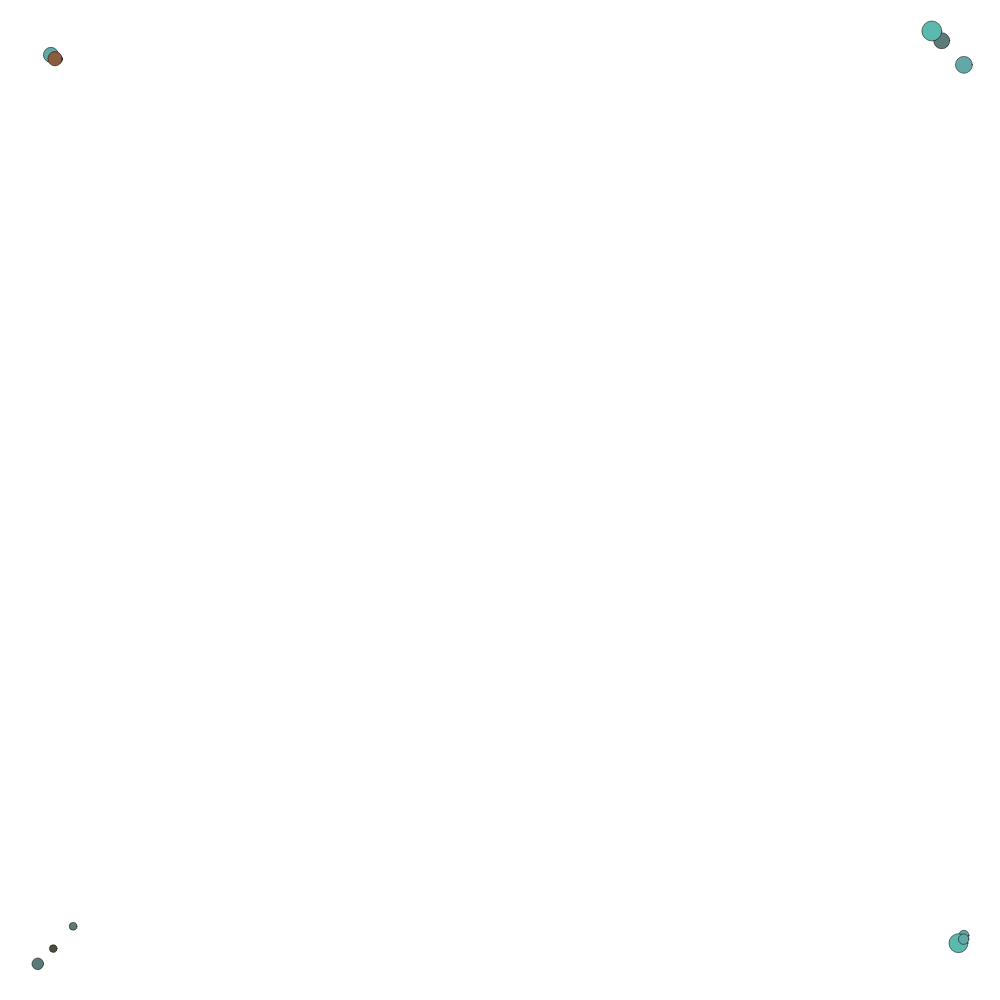
Frame 1 (no input)
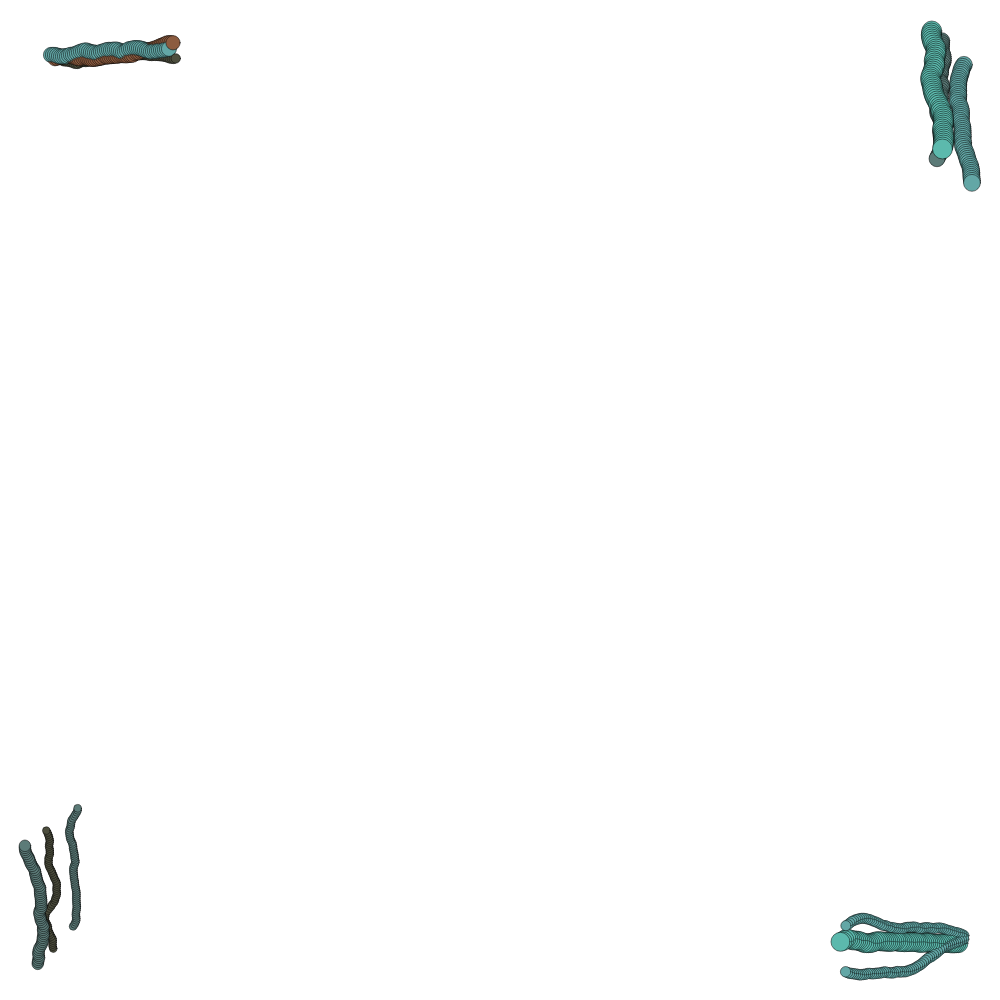
Frame 60 (no input)
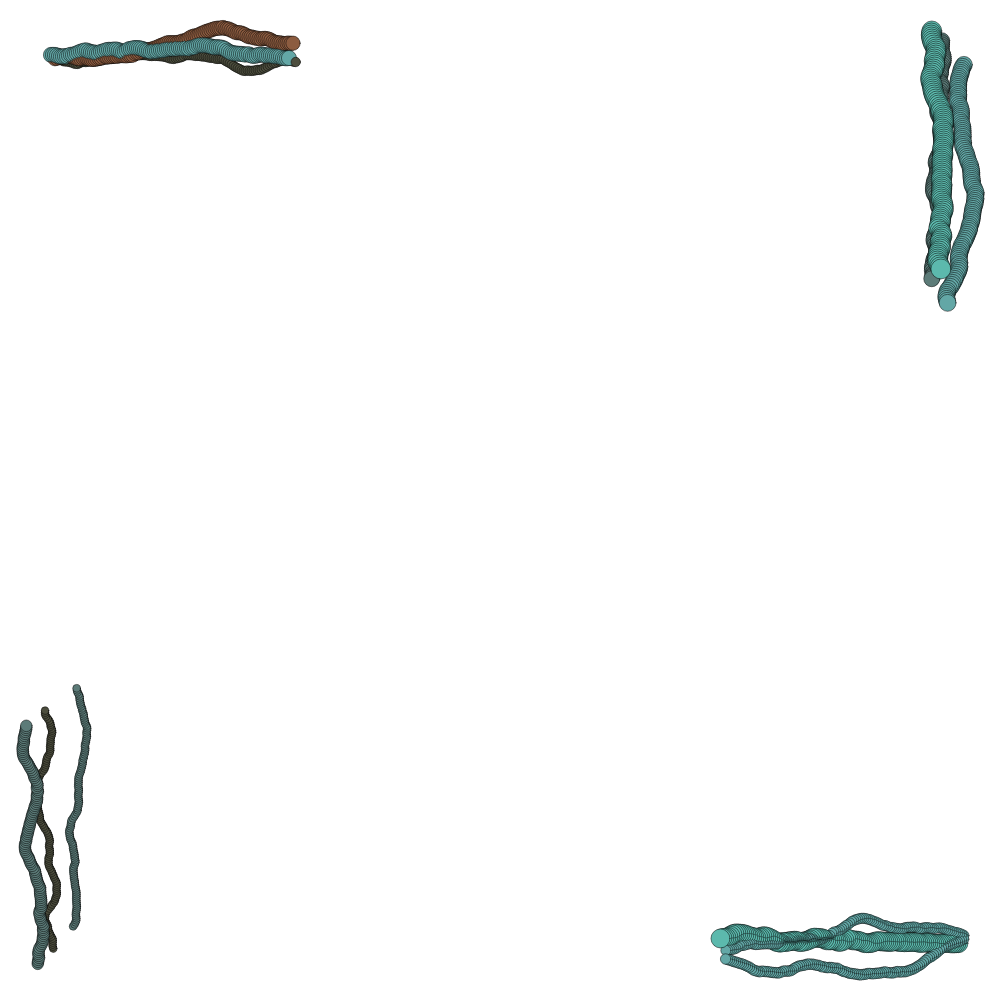
Frame 120 (the mouse pressed at the canvas centre since frame 60)

The p5.js sketch that drew these frames (run headless with seeded random() and noise() and a simulated clock; from frame 60 on, the mouse is pressed at the canvas centre):

// p5.js sketch
// ── sketch.js
let BORDER_WIDTH = 100;
// let divTest = document.querySelector("#myDiv");
// let colorList = ['#11393B', '#194431', '#89B173', '#F0E6AB', '#F0D17F'];
let colorList = ['#8C5C40', '#4D4E3E', '#5C7B78', '#63A7A6', '#5CB9AD'];

let test = [];

function setup() {
  // var myCanvas = createCanvas(innerHeight, innerWidth);
  // myCanvas.parent("myDiv")
  createCanvas(1000, 1000);

  background(0,0,0,0);

  for (let i = 0; i < 12; i++) {
    test[i] = new snake(floor(random(0,4)), random(0, 100), colorList[floor(random(0, 5))]);
  }
  x = 0
  noiseDetail(8, .5)
}

function draw() {
  for (let i = 0; i < test.length; i++) {
    test[i].update();
  }
}


class snake {
  constructor(direction, seed, color) {
    this.directions = ["RIGHT", "DOWN", "LEFT", "UP"];

    this.noiseIncrement = seed;
    this.bendTime = noise(seed) * BORDER_WIDTH;
    this.direction = direction;
    this.seed = seed
    this.color = color;
    this.radius = random(5, 20);
    strokeWeight(0.5);

    switch (this.directions[this.direction]) {
      case "RIGHT":
        this.x = noise(seed) * BORDER_WIDTH;
        this.y = 0;
        break;
      case "LEFT":
        this.y = 0;
        this.x = width - noise(seed) * BORDER_WIDTH;
        break;
      case "UP":
        this.x = 0;
        this.y = height - noise(seed) * BORDER_WIDTH;
        break;
      case "DOWN":
        this.x = 0;
        this.y = noise(seed) * BORDER_WIDTH;;
        break;

      default:
        this.x = 0;
        this.y = 0;
    }

  }

  update() {
    switch (this.directions[this.direction]) {
      case "RIGHT":
        this.x += 2;
        this.noiseIncrement += 0.01;
        this.y = noise(this.noiseIncrement + 0.01) * BORDER_WIDTH;
        fill(this.color);
        ellipse(this.x, this.y, this.radius);

        if (this.x > (width - BORDER_WIDTH + this.bendTime)) {
          this.y--;
          this.direction = (this.direction + 1) % 4;
          this.noiseIncrement = this.seed;
        }
        break;

      case "DOWN":
        fill(this.color);
        this.y += 2;
        this.noiseIncrement += 0.01;
        this.x = noise(this.noiseIncrement + 0.01) * BORDER_WIDTH + width - BORDER_WIDTH;
        ellipse(this.x, this.y, this.radius);

        if (this.y > (height - BORDER_WIDTH + this.bendTime)) {
          this.x--;
          this.direction = (this.direction + 1) % 4;
          this.noiseIncrement = this.seed;
        }
        break;

      case "LEFT":
        fill(this.color);
        this.x -= 2;
        this.noiseIncrement += 0.01;
        this.y = noise(this.noiseIncrement + 0.01) * BORDER_WIDTH + width - BORDER_WIDTH;
        ellipse(this.x, this.y, this.radius);

        if (this.x < this.bendTime + this.radius/2) {
          this.y--;
          this.direction = (this.direction + 1) % 4;
          this.noiseIncrement = this.seed;
        }
        break;

      case "UP":
        fill(this.color);
        this.y -= 2;
        this.x = noise(this.noiseIncrement) * BORDER_WIDTH;
        this.noiseIncrement += 0.01;
        ellipse(this.x, this.y, this.radius);

        if (this.y < (this.bendTime + this.radius/2)) {
          this.x++;
          this.direction = (this.direction + 1) % 4;
          this.noiseIncrement = this.seed;
        }
        break;

      default:
        break;
    }
  }
}
// ── style.css
html,
body {
  margin: 0;
  padding: 0;
  height: 100%;
  background-color: #85d58a;

  font-family: -apple-system, BlinkMacSystemFont, "Segoe UI",
    Roboto, Oxygen-Sans, Ubuntu, Cantarell,
    "Helvetica Neue", sans-serif;

    text-align: center;
    color:white;
}

/* canvas {
  display: block;
  margin: 0 auto;
  width: fit-content;
  z-index: 100;
  position: inherit;
} */

main {
  /* display: flex;
  justify-content: center; */
}
